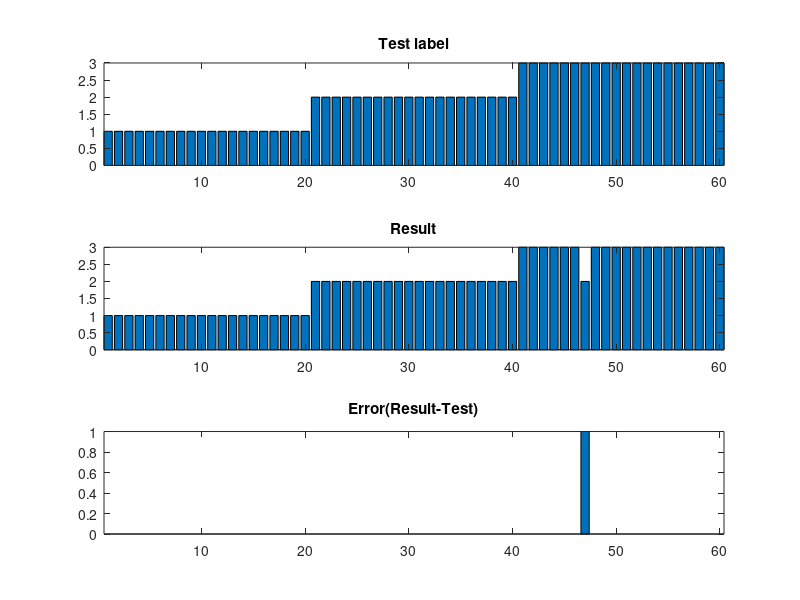
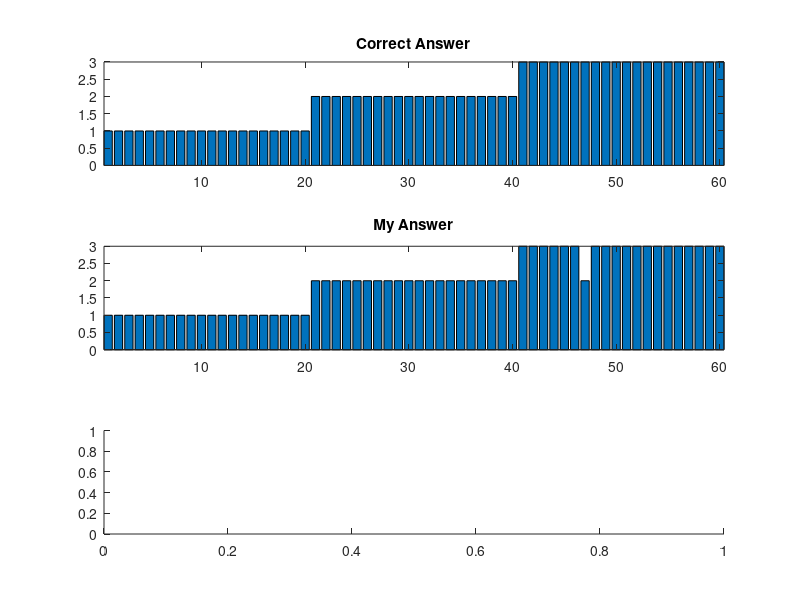

MATLAB code for these plots, in order: (Note: this script raises an error after producing the figures.)
%% 특징 4개를 모두 사용하여, 3개 종을 분류
% 데이터 불러오기 / 각 종을 숫자로 표현 1: setosa, 2: versicolor, 3: virginica / 학습데이터와 평가데이터 나누기
clear; close all; clc; 

load fisheriris;

spcs2num = zeros(length(species), 1);
for k=1:1:length(species)
    if strcmp(species(k), 'setosa') == 1
        spcs2num(k,1) = 1;
    elseif strcmp(species(k), 'versicolor') == 1
        spcs2num(k,1) = 2;
    elseif strcmp(species(k), 'virginica') == 1
        spcs2num(k,1) = 3;
    end
end

tr_id = [21:1:50 71:1:100 121:1:150];
Training_data = meas(tr_id, :); % sepal length/width, petal length/width 모두 가져와라
Training_label = spcs2num(tr_id,:);

ts_id = [1:1:20 51:1:70 101:1:120];
Test_data = meas(ts_id, :);  % sepal length/width, petal length/width 모두 가져와라
Test_label = spcs2num(ts_id,:);

%%
k = 5;
final_group = zeros(length(Test_label), 1);
u_dis = zeros(length(Training_label),1);

for id = 1:1:length(Test_label)
    tmp_data = Test_data(id,:); % 평가해보고 싶은 데이터 가져오기 
    
    % 학습 데이터와 평가해보고 싶은 데이터 간의 거리를 계산
    for i=1:1:length(Training_label)
        u_dis(i,1) = sqrt( sum( (Training_data(i,:) - tmp_data).^2 ) );
    end
    
    % 가장 인접한 k개를 찾는다
    [s_v, s_i] = sort(u_dis, 'ascend');
    k_idx = s_i(1:k);
    
    % 해당 k개의 데이터가 어떤 그룹에 속해있는지 확인한다.
    k_group = Training_label(k_idx,1);
    final_group(id,1) = mode(k_group);% mode: 최빈값을 찾는 함수. (참고: 수학에서 mean은 평균, median은 중앙값, mode는 최빈값. 거기서 그 mode임)
end

figure(1);
subplot(311); bar(Test_label); axis tight; title('Test label');
subplot(312); bar(final_group); axis tight; title('Result');
subplot(313); bar(Test_label - final_group); axis tight; title('Error(Result-Test)');

%% 내가 코드를 잘 구현했다면, 매트랩 내장함수를 이용한 결과와 똑같을 것. 비교해보자

mdl = fitcknn(Training_data, Training_label, 'NumNeighbors', k, 'Distance', 'euclidean');
mat_res = predict(mdl, Test_data);

figure(2);
subplot(311); bar(Test_label); axis tight; title('Correct Answer'); % 정답 
subplot(312); bar(final_group); axis tight;title('My Answer'); % 내 결과
subplot(313); bar(mat_res); axis tight; title('Matlab Answer'); % 매트랩 결과
